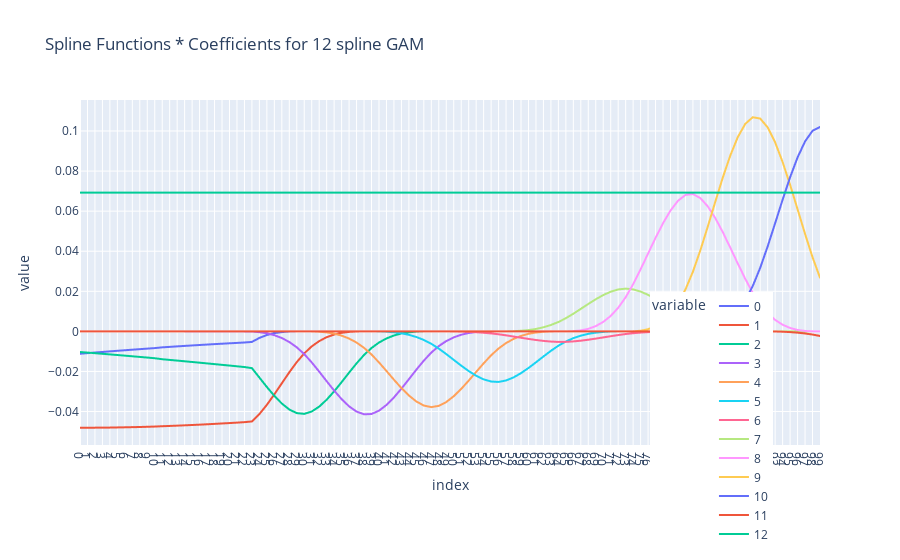

Here is the notebook cell this chart was saved with:
### Code cell
plot = px.scatter(data_frame=scaled_matrix,
                  x= scaled_matrix.index,
                  y= scaled_matrix.columns,
                 title=f'Spline Functions * Coefficients for {splines} spline GAM')

for i in plot.data:
    i.update(mode='lines')

plot.update_layout(xaxis={'dtick':1},showlegend=True,
                   legend=dict(
                                orientation="h",
                                yanchor="bottom",
                                xanchor="right",x=.52,y=-.3))
#plot.update_yaxes(range=[0,500])
report = dp.View(df, dp.Text("My Dataframe"))
plot
